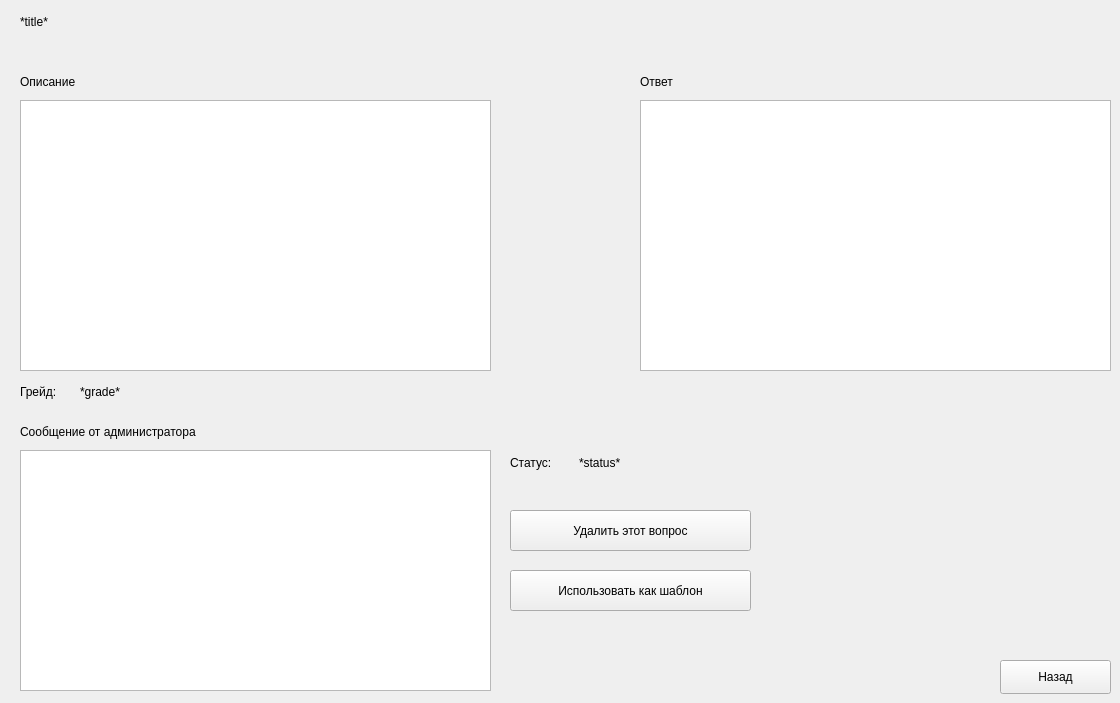
    <widget class="QWidget" name="page_15">
     <widget class="QPlainTextEdit" name="plainTextEdit_adminMessage_onUserQuestion">
      <property name="geometry">
       <rect>
        <x>20</x>
        <y>450</y>
        <width>471</width>
        <height>241</height>
       </rect>
      </property>
     </widget>
     <widget class="QLabel" name="label_32">
      <property name="geometry">
       <rect>
        <x>20</x>
        <y>420</y>
        <width>281</width>
        <height>24</height>
       </rect>
      </property>
      <property name="text">
       <string>Сообщение от администратора</string>
      </property>
     </widget>
     <widget class="QPlainTextEdit" name="plainTextEdit_questionDescription_onUserQuestion">
      <property name="geometry">
       <rect>
        <x>20</x>
        <y>100</y>
        <width>471</width>
        <height>271</height>
       </rect>
      </property>
     </widget>
     <widget class="QLabel" name="label_questionTitle_onUserQuestion">
      <property name="geometry">
       <rect>
        <x>20</x>
        <y>10</y>
        <width>71</width>
        <height>24</height>
       </rect>
      </property>
      <property name="text">
       <string>*title*</string>
      </property>
     </widget>
     <widget class="QLabel" name="label_37">
      <property name="geometry">
       <rect>
        <x>20</x>
        <y>70</y>
        <width>121</width>
        <height>24</height>
       </rect>
      </property>
      <property name="text">
       <string>Описание</string>
      </property>
     </widget>
     <widget class="QPlainTextEdit" name="plainTextEdit_rightAns_onUserQuestion">
      <property name="geometry">
       <rect>
        <x>640</x>
        <y>100</y>
        <width>471</width>
        <height>271</height>
       </rect>
      </property>
     </widget>
     <widget class="QLabel" name="label_38">
      <property name="geometry">
       <rect>
        <x>640</x>
        <y>70</y>
        <width>121</width>
        <height>24</height>
       </rect>
      </property>
      <property name="text">
       <string>Ответ</string>
      </property>
     </widget>
     <widget class="QPushButton" name="pushButton_deleteQuestion_onUserQuestion">
      <property name="geometry">
       <rect>
        <x>510</x>
        <y>510</y>
        <width>241</width>
        <height>41</height>
       </rect>
      </property>
      <property name="text">
       <string>Удалить этот вопрос</string>
      </property>
     </widget>
     <widget class="QPushButton" name="pushButton_templateUsing_onUserQuestion">
      <property name="geometry">
       <rect>
        <x>510</x>
        <y>570</y>
        <width>241</width>
        <height>41</height>
       </rect>
      </property>
      <property name="text">
       <string>Использовать как шаблон</string>
      </property>
     </widget>
     <widget class="QPushButton" name="pushButton_prevPage_onUserQuestion">
      <property name="geometry">
       <rect>
        <x>1000</x>
        <y>660</y>
        <width>111</width>
        <height>34</height>
       </rect>
      </property>
      <property name="text">
       <string>Назад</string>
      </property>
     </widget>
     <widget class="QLabel" name="label_36">
      <property name="geometry">
       <rect>
        <x>20</x>
        <y>380</y>
        <width>71</width>
        <height>24</height>
       </rect>
      </property>
      <property name="text">
       <string>Грейд:</string>
      </property>
     </widget>
     <widget class="QLabel" name="label_grade_onUserQuestion">
      <property name="geometry">
       <rect>
        <x>80</x>
        <y>380</y>
        <width>71</width>
        <height>24</height>
       </rect>
      </property>
      <property name="text">
       <string>*grade*</string>
      </property>
     </widget>
     <widget class="QWidget" name="layoutWidget">
      <property name="geometry">
       <rect>
        <x>510</x>
        <y>450</y>
        <width>131</width>
        <height>26</height>
       </rect>
      </property>
      <layout class="QHBoxLayout" name="horizontalLayout">
       <item>
        <widget class="QLabel" name="label_39">
         <property name="text">
          <string>Статус:</string>
         </property>
        </widget>
       </item>
       <item>
        <widget class="QLabel" name="label_questionStatus_onUserQuestion">
         <property name="text">
          <string>*status*</string>
         </property>
        </widget>
       </item>
      </layout>
     </widget>
    </widget>
